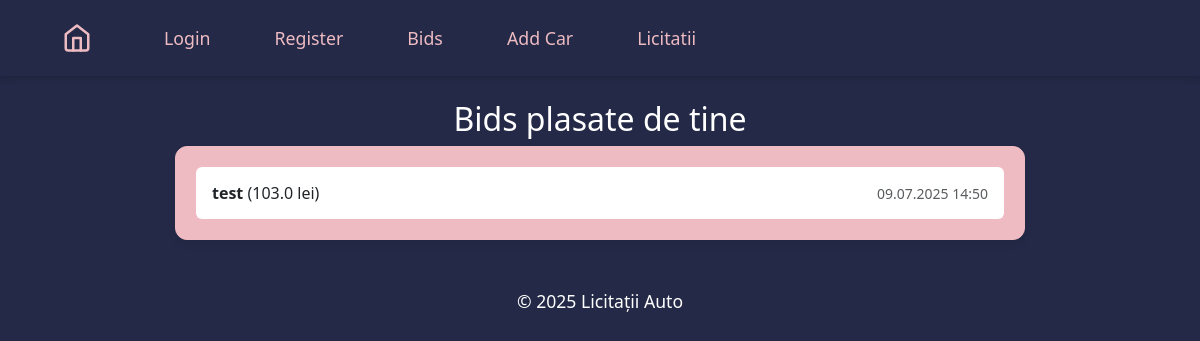
Page /my-bids/ (signed in) on the earlier database version.
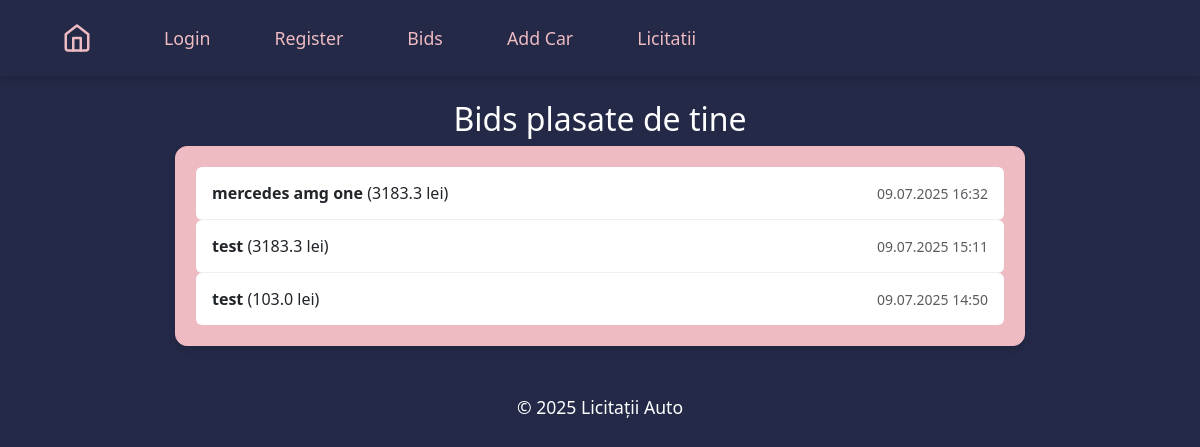
Same page on the later database version.
### auctions/models.py (models this page shows, shortened)
class Bid(models.Model):
    auction = models.ForeignKey(Auction, related_name='bids', on_delete=models.CASCADE)
    car = models.ForeignKey(Car, related_name='bids', on_delete=models.CASCADE)
    user = models.ForeignKey(User, on_delete=models.CASCADE)
    amount = models.FloatField()
    created_at = models.DateTimeField(auto_now_add=True)

class Car(models.Model):
    name = models.CharField(max_length=100)
    description = models.TextField()
    price = models.DecimalField(max_digits=10, decimal_places=2)
    image = models.ImageField(upload_to='media/')
    created_at = models.DateTimeField(default=timezone.now)
    updated_at = models.DateTimeField(auto_now=True)

### auctions/views.py (the view)
# urls.py: path('my-bids/', views.my_bids, name='bids'),
@login_required
def my_bids(request):
    bids = Bid.objects.filter(user=request.user).order_by('-created_at')
    return render(request, 'auctions/my_bids.html', {'bids': bids})

### templates/auctions/my_bids.html
{% extends "main.html" %}
{% load static %}
{% block extra_css %}
<link rel="stylesheet" href="{% static 'styles_bid.css' %}" />
{% endblock %} {% block title %}Bid-urile Mele{% endblock %} {% block content %}
<h2>Bids plasate de tine</h2>
{% if bids %}
<ul class="list-group mb-3">
  {% for bid in bids %}
  <li class="list-group-item d-flex justify-content-between align-items-center">
    <span>
      <a href="{% url 'auction_detail' bid.auction.id %}">
        <strong>{{ bid.car.name }}</strong>
      </a>
      ({{ bid.amount }} lei)
    </span>
    <small class="text-muted">{{ bid.created_at|date:"d.m.Y H:i" }}</small>
  </li>
  {% endfor %}
</ul>
{% else %}
<p>Nu ai plasat încă niciun bid.</p>
{% endif %} {% endblock %}

Differences in the rows shown:
added Bid: car.name "mercedes amg one", amount "3183.3", created_at "09.07.2025 16:32"
added Bid: car.name "test", amount "3183.3", created_at "09.07.2025 15:11"
